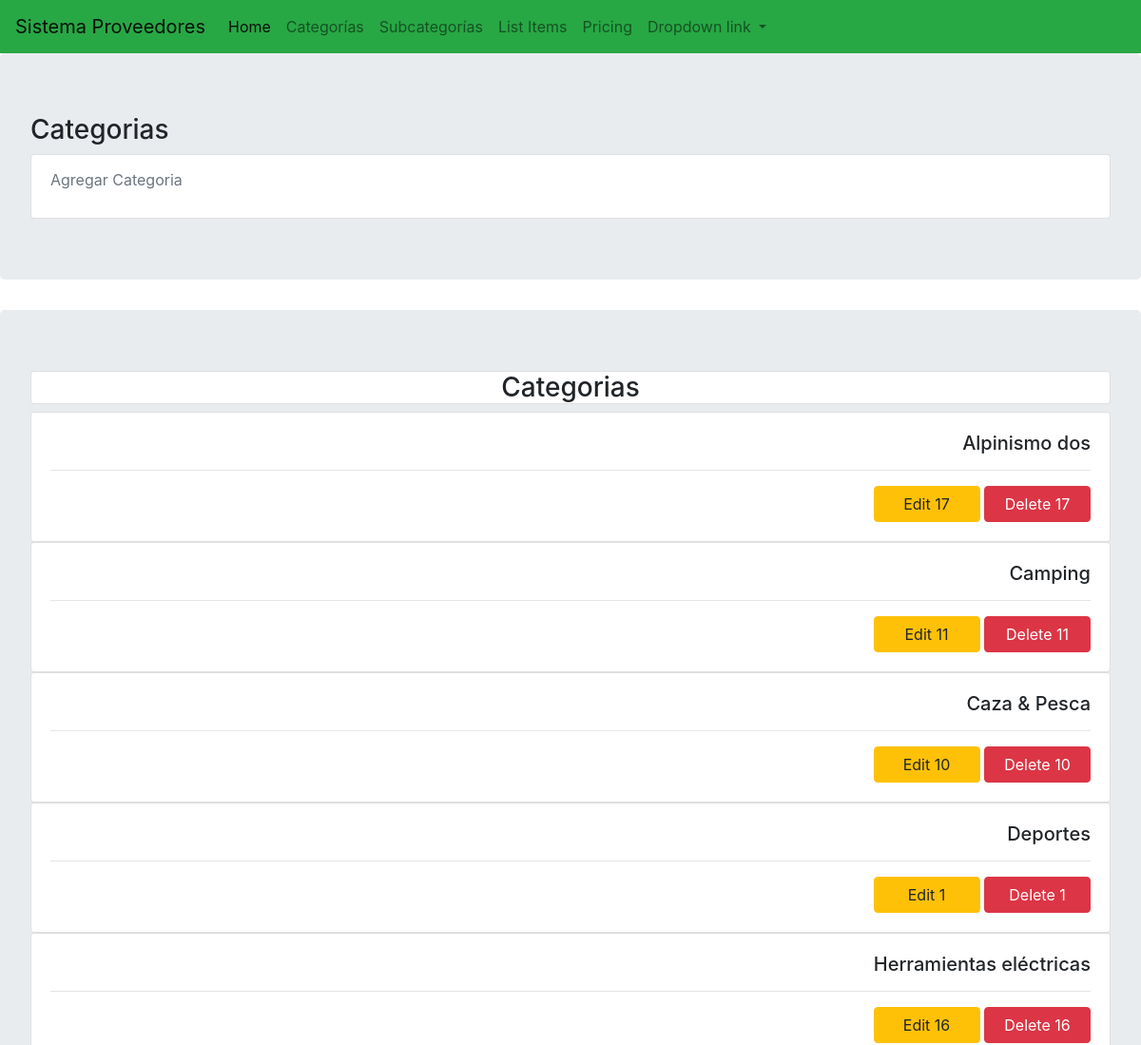
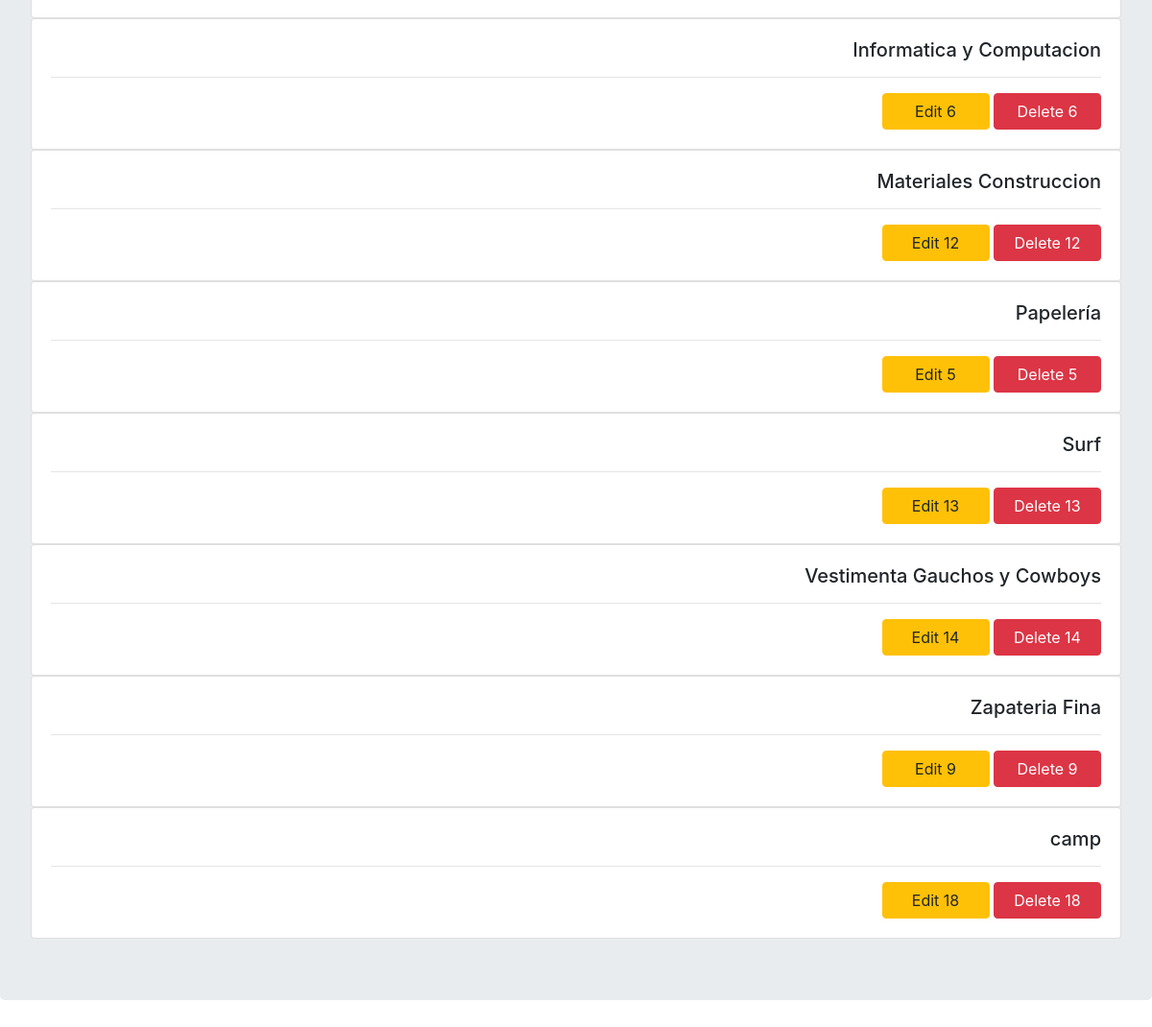
Screenshot of /categorias with the database file from the repository (2 pictures, top to bottom).
### crudart.py (models this page shows, shortened)
class Cat(db.Model):
    id = db.Column(db.Integer, primary_key=True)
    name = db.Column(db.String(30))
    subcats = db.relationship('Subcat', backref='cat', lazy='dynamic')
    arts = db.relationship('Art', backref='cat', lazy='dynamic')

### crudart.py (the view)
@app.route('/categorias', methods=['GET'])
def categorias():
    resCats=Cat.query.order_by(Cat.name).all()
    return render_template('listacategorias.html',resCats=resCats)

### templates/listacategorias.html (shortened to what this page needs)
{% extends 'base.html'%}
{% block content %}
<div class="jumbotron">
    <h3> Categorias</h3>
    <div class="card">
        <div class="card-body">
                <p class="card-subtitle mb-2 text-muted">Agregar Categoria</p>
        </div>
    </div>
</div>
<div class="jumbotron">
    <h3 class="card text-center"> Categorias </h3>
    {% for cat in resCats  %}
        <div class="card text-right" >
            <div class="card-body">
                <h5 class="card-title">{{cat.name}}</h5>
                <hr>
                <a href="/editCat/{{ cat.id }}" class="btn btn-warning" style="width: 7rem"> Edit {{cat.id}} </a>
                <a href="/delCat/{{ cat.id }}" class="btn btn-danger" style="width: 7rem">Delete {{cat.id}}</a>
            </div>
        </div>
    {% endfor %}
</div>
{% endblock %}

### templates/base.html (shortened to what this page needs)
<!DOCTYPE html>
<html lang="en">
  <head>
    <link rel="stylesheet" href="https://stackpath.bootstrapcdn.com/bootstrap/4.4.1/css/bootstrap.min.css">
    <link rel="stylesheet" type="text/css" href="custom.css">
  </head>
  <body>
     <nav class="navbar navbar-expand-lg navbar-light bg-success">
        <a class="navbar-brand" href="#">Sistema Proveedores</a>
    <div class="collapse navbar-collapse" id="navbarNavDropdown">
        <ul class="navbar-nav">
            <li class="nav-item active">
                <a class="nav-link" href={{url_for('index') }}>Home <span class="sr-only">(current)</span></a>
            </li>
            <li class="nav-item">
                <a class="nav-link" href="{{url_for('categorias') }}">Categorías</a>
            </li>
            <li class="nav-item">
                <a class="nav-link" href="{{url_for('subcategorias') }}">Subcategorías</a>
            </li>
            <li class="nav-item">
                <a class="nav-link" href="{{url_for('index') }}">List Items</a>
            </li>
            <li class="nav-item">
                <a class="nav-link" href="#">Pricing</a>
            </li>
                <li class="nav-item dropdown">
                    <a class="nav-link dropdown-toggle" href="#" id="navbarDropdownMenuLink" role="button" data-toggle="dropdown" aria-haspopup="true" aria-expanded="false">
                    Dropdown link
                    </a>
            </li>
        </ul>
    </div>
</nav>
    {% block content %}
    {% endblock %}
  </body>
</html>

### custom.css (style rules this page uses)
.navbar { background-color: #ff9966; }

### rows the page displays
Cat: name "Alpinismo dos", id "17"
Cat: name "Camping", id "11"
Cat: name "Caza & Pesca", id "10"
Cat: name "Deportes", id "1"
Cat: name "Herramientas eléctricas", id "16"
Cat: name "Informatica y Computacion", id "6"
Cat: name "Materiales Construccion", id "12"
Cat: name "Papelería", id "5"
Cat: name "Surf", id "13"
Cat: name "Vestimenta Gauchos y Cowboys", id "14"
Cat: name "Zapateria Fina", id "9"
Cat: name "camp", id "18"
